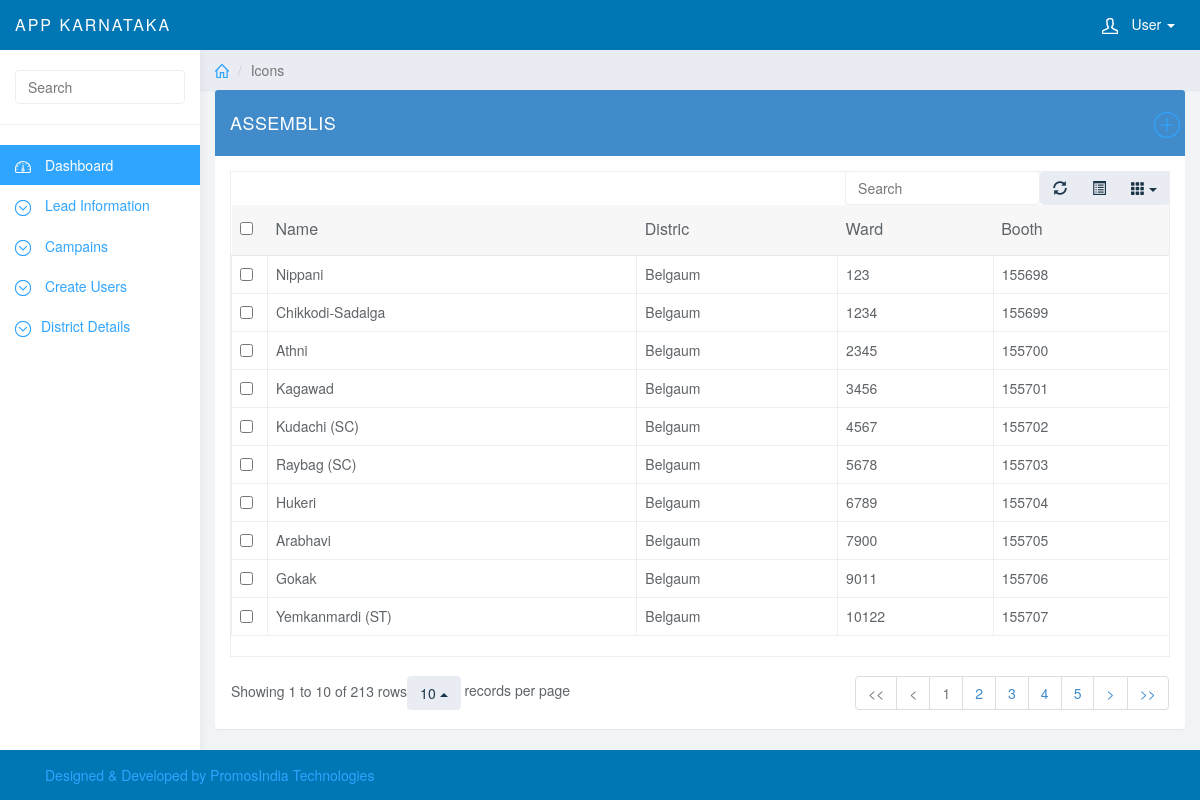
The app's page /master/assemblislist.php?show=assemblis (signed in) with its own data.
### tables this page shows
CREATE TABLE IF NOT EXISTS `assemblis` (
  `assembli_id` int(11) NOT NULL AUTO_INCREMENT,
  `assembly_name` varchar(255) NOT NULL,
  `district_id` int(100) NOT NULL,
  `ward_zip` varchar(100) NOT NULL,
  `pooling_booth` varchar(100) NOT NULL,
  `uploaded_date` varchar(100) NOT NULL,
  `uploaded_by` varchar(100) NOT NULL,
  `uploaded_ip` varchar(50) NOT NULL,
  `modified_date` varchar(25) NOT NULL,
  `modified_by` int(100) NOT NULL,
  `modified_ip` int(100) NOT NULL,
  PRIMARY KEY (`assembli_id`)
);

CREATE TABLE IF NOT EXISTS `districts` (
  `district_id` int(11) NOT NULL AUTO_INCREMENT,
  `district_name` varchar(255) NOT NULL,
  PRIMARY KEY (`district_id`)
);

### comman/db_function.php (called while the page is built, shortened)
<?php
	function execute_sql_query($sql){
		$connection=db_connection();
		$result=mysqli_query($connection,$sql);
		if(!$result){
			sql_error($connection);
		}else{
			return $result;
		}
	}
	function execute_fetch($result){
		$fetch=mysqli_fetch_array($result);
		if(!$fetch){
		}else
		{
			return $fetch;
		}
	}
			?>

### master/assemblislist.php (the view, shortened to what this page needs)
<?php require_once('../webtemplate/headtags.php'); ?>
<?php require_once('../webtemplate/header_nav.php'); ?>
<?php require_once('../webtemplate/side_navigation.php'); ?>
	<div class="col-sm-9 col-sm-offset-3 col-lg-10 col-lg-offset-2 main">
		<div class="row">
			<ol class="breadcrumb">
				<li><a href="#"><svg class="glyph stroked home"><use xlink:href="#stroked-home"></use></svg></a></li>
				<li class="active">Icons</li>
			</ol>
		</div>
				<?php
					if(isset($_GET['show'])){
						$title=$_GET['show'];
					}else{
						$title="Total Leads";
					}
					if($title=="assemblis"){
						 $get_lead="SELECT * FROM assemblis asmbly, districts distric
						 where
						 asmbly.district_id=distric.district_id
						 ";
					}
				 ?>
		<div class="row">
			<div class="col-lg-12">
				<div class="panel panel-primary">
					<div class="panel-heading"><?php echo strtoupper($title); ?>
					<a href="" class="pull-right small" data-toggle="modal" data-target="#myModal">
					<svg class="glyph stroked plus sign"><use xlink:href="#stroked-plus-sign"/></svg>
					</a> </div>
					<div class="panel-body">
					<div class="responsive">
						<table data-toggle="table" data-url="tables/data1.json"  data-show-refresh="true" data-show-toggle="true" data-show-columns="true" data-search="true" data-select-item-name="toolbar1" data-pagination="true" data-sort-name="name" data-sort-order="desc">
						    <thead>
						    <tr>
						        <th data-field="lead_name" data-sortable="true">Name</th>
						        <th data-field="lead_email"  data-sortable="true">Distric</th>
						        <th data-field="lead_mobile" data-sortable="true">Ward</th>
						        <th data-field="lead_city" data-sortable="true">Booth</th>
						    </tr>
						    </thead>
						    <?php
						    	$execute=execute_sql_query($get_lead);
						    	while ($disp=execute_fetch($execute)) {
						    	?>
						    <tr data-index="0">
						    <td><?php echo $disp['assembly_name'];?></td>
						    <td><?php echo $disp['district_name'];?></td>
						    <td><?php echo $disp['ward_zip'];?></td>
						    <td><?php echo $disp['pooling_booth'];?></td>
						    </tr>
						    <?php }?>
						</table>
						</div>
					</div>
				</div>
			</div>
		</div>
	</div>
	<?php require_once('../webtemplate/footer.php'); ?>
</body>
</html>

### css/styles.css (style rules this page uses)
body { background: #f1f4f7; padding-top: 50px; color: #5f6468; }
a, a:hover, a:focus { color: #30a5ff; }
.panel { border: 0; }
.panel-heading { font-size: 18px; font-weight: 300; letter-spacing: 0.025em; height: 66px; line-height: 45px; }
.breadcrumb { border-radius: 0; padding: 10px 15px; background: #e9ecf2; box-shadow: 0 1px 1px rgba(0, 0, 0, .05); margin: 0 ; }
.table { background: #fff; }
.breadcrumb .glyph { height: 14px; width: 14px; margin: -2px 0 0 0; stroke-width: 4px; }
.alert .glyph, .panel-heading .glyph { width: 26px; height: 26px; margin: 0 10px 0 0; stroke-width: 2px; }

### css/fa.css (style rules this page uses)
.pull-right { float:right }

### webtemplate/headtags.php (style rules this page uses)
.small { height: 16px; width: 16px; stroke-width: 3px; }

### records on screen
assemblis: assembly_name "Nippani", district.district_name "Belgaum", ward_zip "123", pooling_booth "155698"
assemblis: assembly_name "Chikkodi-Sadalga", district.district_name "Belgaum", ward_zip "1234", pooling_booth "155699"
assemblis: assembly_name "Athni", district.district_name "Belgaum", ward_zip "2345", pooling_booth "155700"
assemblis: assembly_name "Kagawad", district.district_name "Belgaum", ward_zip "3456", pooling_booth "155701"
assemblis: assembly_name "Kudachi (SC)", district.district_name "Belgaum", ward_zip "4567", pooling_booth "155702"
assemblis: assembly_name "Raybag (SC)", district.district_name "Belgaum", ward_zip "5678", pooling_booth "155703"
assemblis: assembly_name "Hukeri", district.district_name "Belgaum", ward_zip "6789", pooling_booth "155704"
assemblis: assembly_name "Arabhavi", district.district_name "Belgaum", ward_zip "7900", pooling_booth "155705"
assemblis: assembly_name "Gokak", district.district_name "Belgaum", ward_zip "9011", pooling_booth "155706"
assemblis: assembly_name "Yemkanmardi (ST)", district.district_name "Belgaum", ward_zip "10122", pooling_booth "155707"

### other values on screen
$title "ASSEMBLIS"
